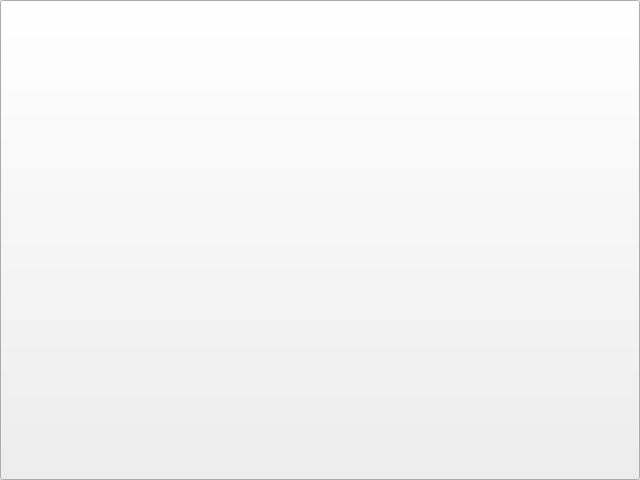
<?xml version="1.0" encoding="UTF-8"?>
<ui version="4.0">
 <class>ToolButtonHost</class>
 <widget class="QToolButton" name="ToolButtonHost">
  <property name="geometry">
   <rect>
    <x>0</x>
    <y>0</y>
    <width>640</width>
    <height>480</height>
   </rect>
  </property>
  <property name="windowTitle">
   <string>QToolButton</string>
  </property>
  <property name="toolTip">
   <string>QToolButton host</string>
  </property>
 </widget>
 <resources/>
 <connections/>
</ui>
